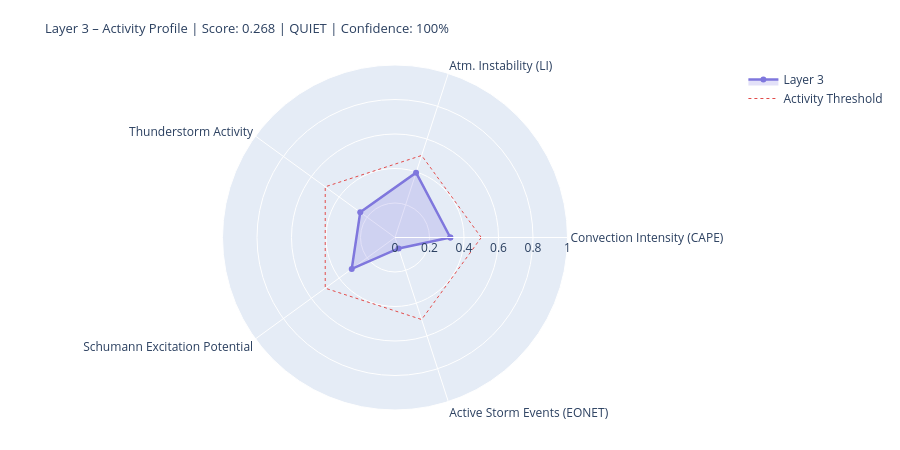

Notebook code cell kept with this figure:
### Markdown cell above
---
## 4. State Assessment & Handoff to Layer 4/5

### Code cell
# ============================================================
# LAYER-3-SCORE
# Five dynamic components
# ============================================================

def norm(v, lo, hi):
    if v is None or (isinstance(v, float) and math.isnan(v)): return None
    return round(max(0.0, min(1.0, (v - lo) / (hi - lo))), 4)

# --- 1) Convection intensity (global CAPE mean) ---
cape_mean = df_atm['cape'].dropna().mean() if not df_atm.empty else None
conv_score = norm(cape_mean, 0, 3000)
conv_src   = 'primary' if cape_mean is not None else 'missing'

# --- 2) Atmospheric instability (LI mean) ---
li_mean   = df_atm['li'].dropna().mean() if not df_atm.empty else None
# Negative LI = unstable → higher score
instab_score = norm(-li_mean if li_mean is not None else None, -6, 6)
instab_src   = 'primary' if li_mean is not None else 'missing'

# --- 3) Thunderstorm activity (mean thunder score + WMO count) ---
thunder_mean = df_atm['thunder_score'].mean() if not df_atm.empty else None
n_thunder    = int(df_atm['thunderstorm'].sum()) if not df_atm.empty else 0
thunder_score_val = norm(
    (thunder_mean or 0) * 0.7 + n_thunder * 0.1, 0, 1.0
) if thunder_mean is not None else None
thunder_src = 'primary'

# --- 4) Schumann excitation potential (weighted Schumann contribution) ---
schumann_pot = df_atm['schumann_contribution'].mean() if not df_atm.empty else None
# Boosted by Layer-2 thunderstorm trigger
if schumann_pot is not None and l2_thunder:
    schumann_pot = min(1.0, schumann_pot * 1.2)
schumann_score = norm(schumann_pot, 0, 1.0) if schumann_pot is not None else None
schumann_src   = 'derived'

# --- 5) Storm activity (NASA EONET) ---
# Distinction: None = data not loaded, 0.0 = loaded but no events
storm_score = None
storm_src   = 'missing'
if raw.get('storms') is not None:          # API reached successfully
    storm_score = norm(len(storm_events), 0, 30) if storm_events else 0.0
    storm_src   = 'primary'

# X-Ray and Kp: context only, not in dynamic score
# (X-Ray = Layer-0/4 driver; Kp = geomagnetic index, not a lightning proxy)
xray_context = None
if raw.get('xray'):
    df_xc = pd.DataFrame(raw['xray'])
    fc = next((c for c in df_xc.columns
               if any(k in c.lower() for k in ['flux','long']) and 'time' not in c.lower()),
              df_xc.columns[1])
    df_xc[fc] = pd.to_numeric(df_xc[fc], errors='coerce')
    xray_last = df_xc[fc].dropna().iloc[-1] if not df_xc[fc].dropna().empty else None
    if xray_last:
        xray_class = ('X' if xray_last>=1e-4 else 'M' if xray_last>=1e-5
                      else 'C' if xray_last>=1e-6 else 'B')
        xray_context = {'flux': float(xray_last), 'class': xray_class}
        print(f'X-Ray context: {xray_class}-class ({xray_last:.2e} W/m²)')

# --- Aggregate ---
COMPONENTS = {
    'Convection Intensity (CAPE)':  {'score': conv_score,       'source': conv_src,    'dynamic': True},
    'Atm. Instability (LI)':         {'score': instab_score,     'source': instab_src,  'dynamic': True},
    'Thunderstorm Activity':              {'score': thunder_score_val, 'source': thunder_src, 'dynamic': True},
    'Schumann Excitation Potential':   {'score': schumann_score,   'source': schumann_src,'dynamic': True},
    'Active Storm Events (EONET)': {'score': storm_score,      'source': storm_src,   'dynamic': True},
}

available   = {k: v['score'] for k, v in COMPONENTS.items() if v['score'] is not None}
unavailable = [k for k, v in COMPONENTS.items() if v['score'] is None]
layer3_score = round(sum(available.values()) / len(available), 4) if available else None
confidence   = round(len(available) / len(COMPONENTS), 2)
level = ('unknown' if layer3_score is None
         else 'quiet'   if layer3_score < 0.3
         else 'moderate' if layer3_score < 0.6
         else 'active')
dominant_l3 = max(available, key=available.get) if available else 'none'

# --- Ausgabe ---
W = 68
print('=' * W)
print('LAYER 3 – ATMOSPHERE / WEATHER / THUNDERSTORMS – STATE ASSESSMENT')
print('=' * W)
for name, comp in COMPONENTS.items():
    s = comp['score']
    if s is not None:
        bar = '█' * int(s * 20) + '░' * (20 - int(s * 20))
        print(f'  {name:<36} {bar}  {s:.3f}  [{comp["source"]}]')
    else:
        print(f'  {name:<36} {"─" * 20}  n/a   [missing]')
print('-' * W)
print(f'  Score:        {layer3_score:.3f}  ({len(available)}/{len(COMPONENTS)} components)')
print(f'  Confidence:   {confidence:.0%}')
print(f'  Level:        {level.upper()}')
print(f'  Dominant:     {dominant_l3}')
print(f'  CAPE mean:    {cape_mean:.0f} J/kg' if cape_mean else '  CAPE mean:    n/a')
print(f'  LI mean:      {li_mean:.1f} K' if li_mean is not None else '  LI mean:      n/a')
print(f'  Thunderstorms:{n_thunder} points (WMO)  +  {len(storm_events)} NASA EONET')
print('=' * W)

# Radar
cats   = list(available.keys())
vals_r = list(available.values())
if len(cats) >= 3:
    fig = go.Figure()
    fig.add_trace(go.Scatterpolar(
        r=vals_r + [vals_r[0]], theta=cats + [cats[0]],
        fill='toself', fillcolor='rgba(127,119,221,0.22)',
        line=dict(color='#7F77DD', width=2.5), name='Layer 3'
    ))
    fig.add_trace(go.Scatterpolar(
        r=[0.5] * (len(cats)+1), theta=cats + [cats[0]],
        line=dict(color='#E24B4A', dash='dot', width=1),
        mode='lines', name='Activity Threshold'
    ))
    fig.update_layout(
        title=dict(
            text=f'Layer 3 – Activity Profile | Score: {layer3_score:.3f} | {level.upper()} | Confidence: {confidence:.0%}',
            font=dict(size=13)
        ),
        polar=dict(radialaxis=dict(visible=True, range=[0, 1])),
        height=450, showlegend=True,
        margin=dict(l=60, r=60, t=65, b=40)
    )
    fig.show()

### Figure 1 — Plotly figure (JSON) as saved in the notebook; plotly's stock layout.template omitted (floating-point values rounded to 4 significant figures)
{"data": [{"fill": "toself", "fillcolor": "rgba(127,119,221,0.22)", "line": {"color": "#7F77DD", "width": 2.5}, "name": "Layer 3", "r": [0.3207, 0.395, 0.2491, 0.31, 0.0667, 0.3207], "theta": ["Convection Intensity (CAPE)", "Atm. Instability (LI)", "Thunderstorm Activity", "Schumann Excitation Potential", "Active Storm Events (EONET)", "Convection Intensity (CAPE)"], "type": "scatterpolar"}, {"line": {"color": "#E24B4A", "dash": "dot", "width": 1}, "mode": "lines", "name": "Activity Threshold", "r": [0.5, 0.5, 0.5, 0.5, 0.5, 0.5], "theta": ["Convection Intensity (CAPE)", "Atm. Instability (LI)", "Thunderstorm Activity", "Schumann Excitation Potential", "Active Storm Events (EONET)", "Convection Intensity (CAPE)"], "type": "scatterpolar"}], "layout": {"height": 450, "margin": {"b": 40, "l": 60, "r": 60, "t": 65}, "polar": {"radialaxis": {"range": [0, 1], "visible": true}}, "showlegend": true, "title": {"font": {"size": 13}, "text": "Layer 3 – Activity Profile | Score: 0.268 | QUIET | Confidence: 100%"}}}
